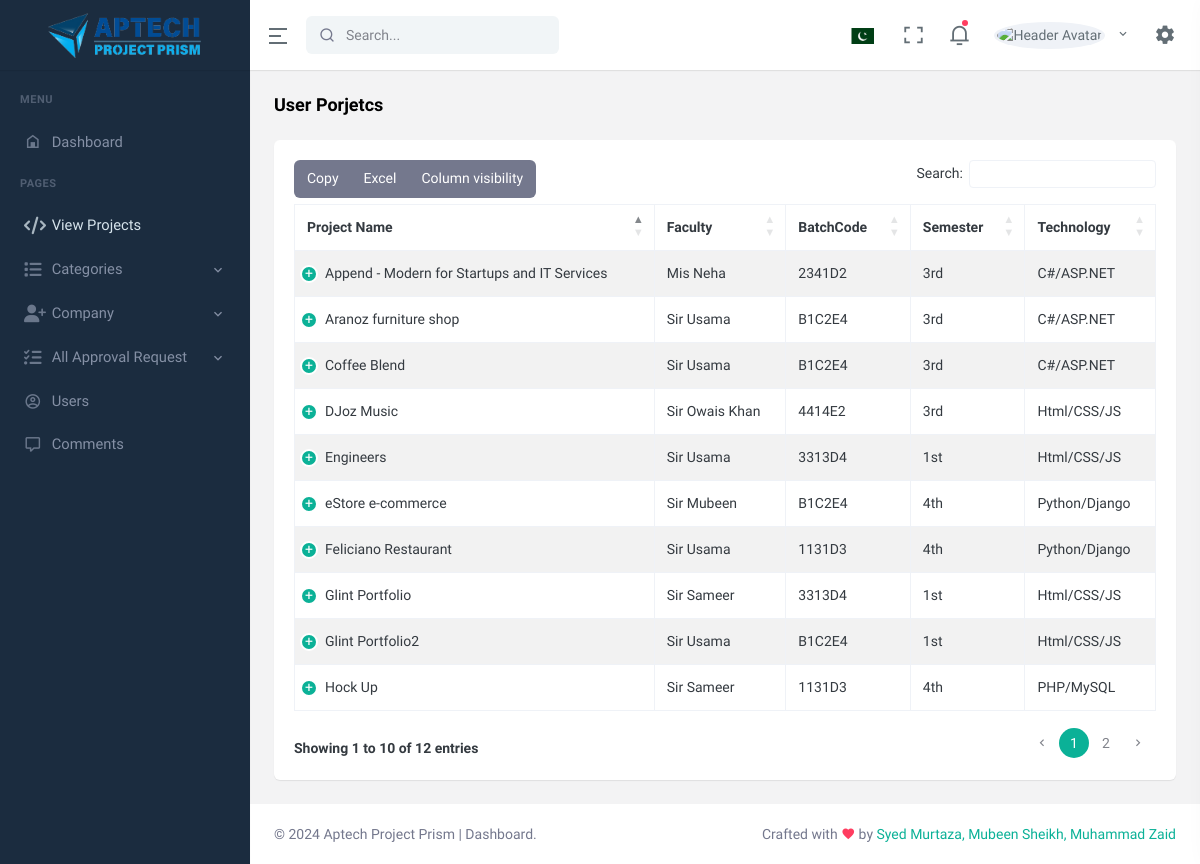
The app's page /Dashboard/user_projects.php with its own data.
### tables this page shows
CREATE TABLE `project` (
  `project_id` int(11) NOT NULL,
  `project_name` varchar(255) NOT NULL,
  `project_faculty` varchar(255) NOT NULL,
  `project_batchcode` varchar(255) NOT NULL,
  `project_semester` varchar(255) NOT NULL,
  `project_url` text NOT NULL,
  `project_img` varchar(255) NOT NULL,
  `project_desc` text NOT NULL,
  `status` tinyint(4) NOT NULL DEFAULT 1,
  `user_id` int(11) NOT NULL,
  `category` int(11) NOT NULL,
  `Sta` varchar(255) NOT NULL,
  `Statuss` int(255) NOT NULL
);

CREATE TABLE `project_category` (
  `c_id` int(11) NOT NULL,
  `c_name` varchar(255) NOT NULL,
  `c_img` varchar(255) NOT NULL,
  `c_desc` varchar(255) NOT NULL,
  `user_id` int(11) NOT NULL,
  `status` tinyint(4) NOT NULL DEFAULT 1
);

### Dashboard/user_projects.php (the view, shortened to what this page needs)
<?php
include ('includes/header.php');
include ('includes/navbar.php');
include ('includes/sidebar.php');
include("config.php");
?>
<div id="layout-wrapper">
    <div class="main-content">
        <div class="page-content">
            <div class="container-fluid">
                <div class="row">
                    <div class="col-12">
                        <div class="page-title-box d-sm-flex align-items-center justify-content-between">
                            <h4 class="mb-sm-0">User Porjetcs</h4>
                        </div>
                    </div>
                </div>
                <div class="row">
                    <div class="col-12">
                        <div class="card">
                            <div class="card-body">
                                <table id="datatable-buttons"
                                    class="table table-striped table-bordered dt-responsive nowrap"
                                    style="border-collapse: collapse; border-spacing: 0; width: 100%;">
                                    <thead>
                                        <tr>
                                            <th>Project Name</th>
                                            <th>Faculty</th>
                                            <th>BatchCode</th>
                                            <th>Semester</th>
                                            <th>Technology</th>
                                        </tr>
                                    </thead>
                                    <tbody>
                                    <?php
                              $fetch_project_join = "SELECT * from `project` as p inner join `project_category` as c on p.category = c.c_id where p.status = 1";
                              $fetch_project_result = mysqli_query($connection, $fetch_project_join);
                              if (mysqli_num_rows($fetch_project_result) > 0) {
                                 while ($row = mysqli_fetch_assoc($fetch_project_result)) {
                            ?>
                                        <tr>
                                            <td><?php echo $row['project_name'] ?></td>
                                            <td><?php echo $row['project_faculty'] ?></td>
                                            <td><?php echo $row['project_batchcode'] ?></td>
                                            <td><?php echo $row['project_semester'] ?></td>
                                            <td><?php echo $row['c_name'] ?></td>
                                        </tr>
                                        <?php
                                 }
                              }
                              ?>
                                    </tbody>
                                </table>
                            </div>
                        </div>
                    </div>
                </div>
            </div>
        </div>
    </div>
</div>
<?php
include ('includes/footer.php');
?>

### records on screen
project: project_name "DJoz Music", project_faculty "Sir Owais Khan", project_batchcode "4414E2", project_semester "3rd", category.c_name "Html/CSS/JS"
project: project_name "Feliciano Restaurant", project_faculty "Sir Usama", project_batchcode "1131D3", project_semester "4th", category.c_name "Python/Django"
project: project_name "eStore e-commerce", project_faculty "Sir Mubeen", project_batchcode "B1C2E4", project_semester "4th", category.c_name "Python/Django"
project: project_name "Coffee Blend", project_faculty "Sir Usama", project_batchcode "B1C2E4", project_semester "3rd", category.c_name "C#/ASP.NET"
project: project_name "Aranoz furniture shop", project_faculty "Sir Usama", project_batchcode "B1C2E4", project_semester "3rd", category.c_name "C#/ASP.NET"
project: project_name "Hock Up", project_faculty "Sir Sameer", project_batchcode "1131D3", project_semester "4th", category.c_name "PHP/MySQL"
project: project_name "Engineers", project_faculty "Sir Usama", project_batchcode "3313D4", project_semester "1st", category.c_name "Html/CSS/JS"
project: project_name "Glint Portfolio", project_faculty "Sir Sameer", project_batchcode "3313D4", project_semester "1st", category.c_name "Html/CSS/JS"
project: project_name "Glint Portfolio2", project_faculty "Sir Usama", project_batchcode "B1C2E4", project_semester "1st", category.c_name "Html/CSS/JS"
project: project_name "Append - Modern for Startups and IT Services", project_faculty "Mis Neha", project_batchcode "2341D2", project_semester "3rd", category.c_name "C#/ASP.NET"
